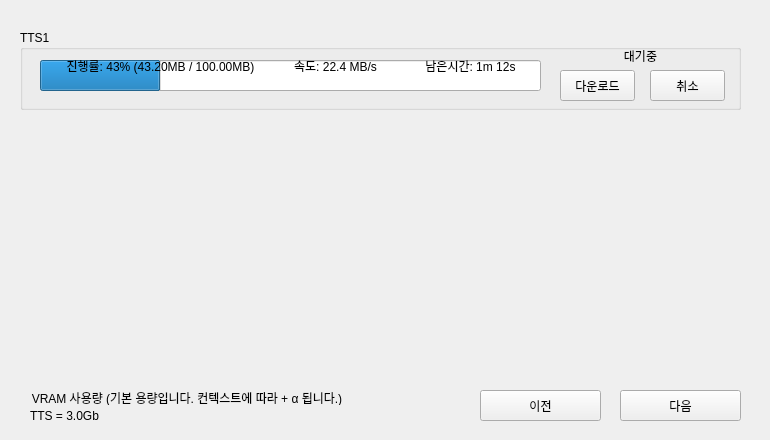
          <widget class="QWidget" name="tab_6">
           <attribute name="title">
            <string>TTS</string>
           </attribute>
           <widget class="QStackedWidget" name="Phi4StackedWidget_2">
            <property name="geometry">
             <rect>
              <x>0</x>
              <y>0</y>
              <width>761</width>
              <height>431</height>
             </rect>
            </property>
            <property name="styleSheet">
             <string notr="true"/>
            </property>
            <property name="currentIndex">
             <number>0</number>
            </property>
            <widget class="QWidget" name="page_8">
             <widget class="QGroupBox" name="groupBox_42">
              <property name="geometry">
               <rect>
                <x>20</x>
                <y>30</y>
                <width>721</width>
                <height>80</height>
               </rect>
              </property>
              <property name="title">
               <string>TTS1</string>
              </property>
              <widget class="QProgressBar" name="TTS1ProgressBar">
               <property name="geometry">
                <rect>
                 <x>20</x>
                 <y>30</y>
                 <width>501</width>
                 <height>31</height>
                </rect>
               </property>
               <property name="value">
                <number>24</number>
               </property>
               <property name="textVisible">
                <bool>false</bool>
               </property>
              </widget>
              <widget class="QPushButton" name="TTS1CancelButton">
               <property name="geometry">
                <rect>
                 <x>630</x>
                 <y>40</y>
                 <width>75</width>
                 <height>31</height>
                </rect>
               </property>
               <property name="text">
                <string>취소</string>
               </property>
              </widget>
              <widget class="QLabel" name="TTS1SpeedLabel">
               <property name="geometry">
                <rect>
                 <x>260</x>
                 <y>20</y>
                 <width>111</width>
                 <height>31</height>
                </rect>
               </property>
               <property name="text">
                <string>속도: 22.4 MB/s</string>
               </property>
               <property name="alignment">
                <set>Qt::AlignCenter</set>
               </property>
              </widget>
              <widget class="QLabel" name="TTS1PercentLabel">
               <property name="geometry">
                <rect>
                 <x>30</x>
                 <y>20</y>
                 <width>221</width>
                 <height>31</height>
                </rect>
               </property>
               <property name="text">
                <string>진행률: 43% (43.20MB / 100.00MB)</string>
               </property>
               <property name="alignment">
                <set>Qt::AlignCenter</set>
               </property>
              </widget>
              <widget class="QLabel" name="TTS1EtaLabel">
               <property name="geometry">
                <rect>
                 <x>390</x>
                 <y>20</y>
                 <width>121</width>
                 <height>31</height>
                </rect>
               </property>
               <property name="text">
                <string>남은시간: 1m 12s</string>
               </property>
               <property name="alignment">
                <set>Qt::AlignCenter</set>
               </property>
              </widget>
              <widget class="QLabel" name="TTS1StatusLabel">
               <property name="geometry">
                <rect>
                 <x>540</x>
                 <y>10</y>
                 <width>161</width>
                 <height>31</height>
                </rect>
               </property>
               <property name="text">
                <string>대기중</string>
               </property>
               <property name="alignment">
                <set>Qt::AlignCenter</set>
               </property>
              </widget>
              <widget class="QPushButton" name="TTS1DownloadButton">
               <property name="geometry">
                <rect>
                 <x>540</x>
                 <y>40</y>
                 <width>75</width>
                 <height>31</height>
                </rect>
               </property>
               <property name="text">
                <string>다운로드</string>
               </property>
              </widget>
             </widget>
             <widget class="QGroupBox" name="groupBox_38">
              <property name="geometry">
               <rect>
                <x>30</x>
                <y>391</y>
                <width>441</width>
                <height>41</height>
               </rect>
              </property>
              <property name="styleSheet">
               <string notr="true">QGroupBox {
    border: none;
    margin-top: 0px;
}

QGroupBox::title {
    subcontrol-origin: margin;
    left: 0px;
    padding: 0px;
}</string>
              </property>
              <property name="title">
               <string>VRAM 사용량 (기본 용량입니다. 컨텍스트에 따라 + α 됩니다.)</string>
              </property>
              <widget class="QLabel" name="label_5">
               <property name="geometry">
                <rect>
                 <x>0</x>
                 <y>9</y>
                 <width>441</width>
                 <height>31</height>
                </rect>
               </property>
               <property name="text">
                <string>TTS = 3.0Gb</string>
               </property>
              </widget>
             </widget>
            </widget>
           </widget>
           <widget class="QPushButton" name="TTSNextButton_2">
            <property name="geometry">
             <rect>
              <x>620</x>
              <y>390</y>
              <width>121</width>
              <height>31</height>
             </rect>
            </property>
            <property name="text">
             <string>다음</string>
            </property>
           </widget>
           <widget class="QPushButton" name="TTSPrevButton_2">
            <property name="geometry">
             <rect>
              <x>480</x>
              <y>390</y>
              <width>121</width>
              <height>31</height>
             </rect>
            </property>
            <property name="text">
             <string>이전</string>
            </property>
           </widget>
          </widget>
